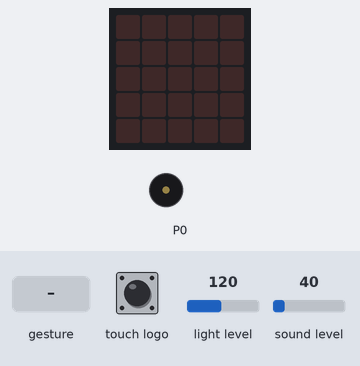
Simulated run of this program. Board: BBC micro:bit (MakeCode). On the bench: the board's 5×5 LED display, buzzer (waves = sounding). The inputs (shaded band) are chosen by the test bench; at power-on: sound level 40, light level 120. Dim RGB values are drawn brighter than linear; a tilt is held for 1.5 s and a shake lasts 1 s, then the board lies face up again.

Above: at 1.2 s.
1.3 s: touch logo pressed for 0.15 s
At 3.3 s:
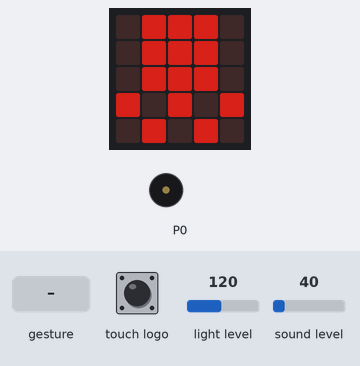
4.3 s: gesture 'shake'
At 5.03 s:
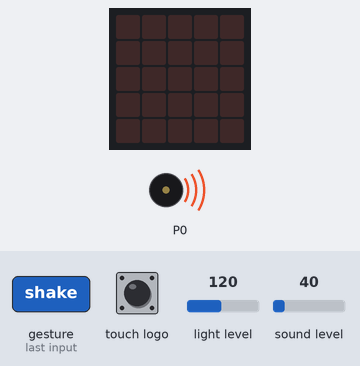
7.3 s: touch logo pressed for 1 s
At 7.53 s:
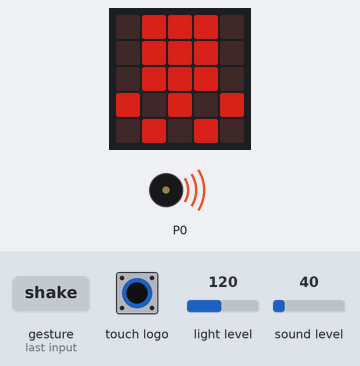
10.3 s: sound level set to 46
11.8 s: sound level set to 55
At 13.1 s:
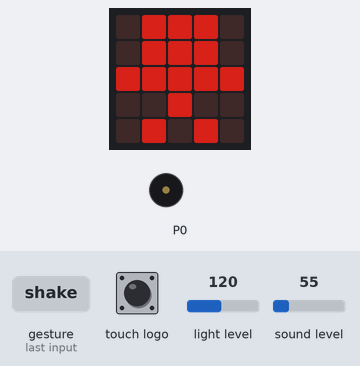
13.4 s: light level set to 5
At 14.1 s:
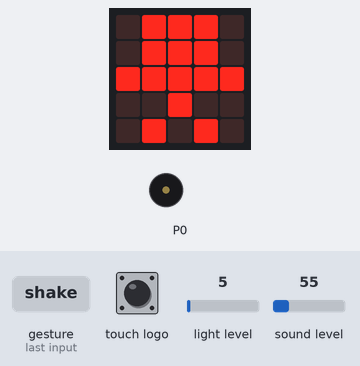
Timing chart, 0 to 16.1 s (numbered marks = the images above; inputs shaded):
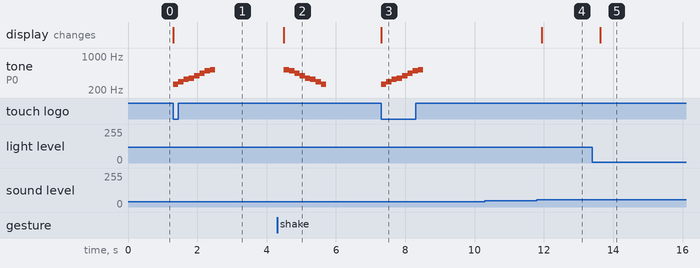

The program:

main.ts
```typescript
input.onGesture(Gesture.Shake, function () {
    if (開始 == 1) {
        basic.clearScreen()
        開始 += -1
        music.playMelody("C5 B A G F E D C ", 400)
    }
})
input.onLogoEvent(TouchButtonEvent.Touched, function () {
    if (開始 == 0) {
        開始 += 1
        music.playMelody("C D E F G A B C5 ", 400)
    } else {
        開始 += -1
        basic.clearScreen()
        music.playMelody("C5 B A G F E D C ", 400)
    }
})
let 開始 = 0
開始 = 0
basic.clearScreen()
basic.forever(function () {
    if (開始 == 1 && 49 < input.soundLevel()) {
        led.setBrightness(255 - input.lightLevel())
        basic.showLeds(`
            . # # # .
            . # # # .
            # # # # #
            . . # . .
            . # . # .
            `)
    }
    if (開始 == 1 && input.soundLevel() < 50) {
        led.setBrightness(255 - input.lightLevel())
        basic.showLeds(`
            . # # # .
            . # # # .
            . # # # .
            # . # . #
            . # . # .
            `)
    }
})
```

test.ts
```typescript
// 在這裡測試；當此封包作為擴充功能時，將不會編譯此內容。
```

Measured:
- the behaviour switches between 49 and 50 on sound level (found by bisection; images 3 and 4)
- after the input at 1.3 s, tone on P0: plays 262 Hz for 0.15 s, 294 Hz for 0.15 s, 330 Hz for 0.15 s, 349 Hz for 0.15 s, 392 Hz for 0.15 s, 440 Hz for 0.15 s … (8 notes in this stretch), starting at once; the display: changes at once (image 1)
- after the input at 4.3 s, tone on P0: plays 523 Hz for 0.15 s, 494 Hz for 0.15 s, 440 Hz for 0.15 s, 392 Hz for 0.15 s, 349 Hz for 0.15 s, 330 Hz for 0.15 s … (8 notes in this stretch), starting after 0.20 s; the display: changes after 0.20 s (image 2)
- after the input at 7.3 s, tone on P0: plays 262 Hz for 0.15 s, 294 Hz for 0.15 s, 330 Hz for 0.15 s, 349 Hz for 0.15 s, 392 Hz for 0.15 s, 440 Hz for 0.15 s … (8 notes in this stretch), starting at once; the display: changes at once (image 3)
- after the input at 10.3 s, every drawn part: stays the same
- after the input at 11.8 s, the display: changes after 0.13 s (image 4)
- after the input at 13.4 s, the display: changes after 0.22 s (image 5)
